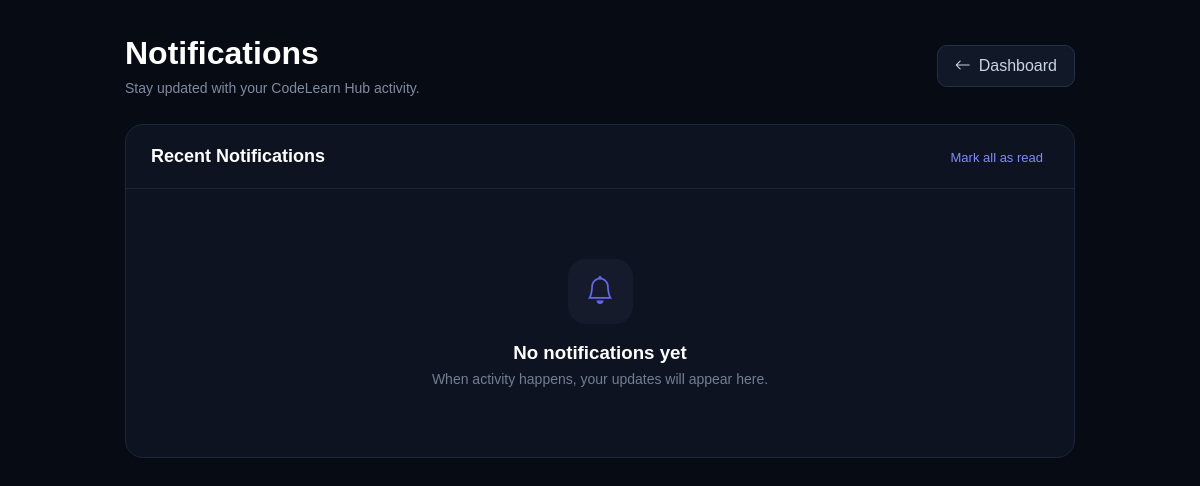
Before: /notifications/ (signed in) with the older database file.
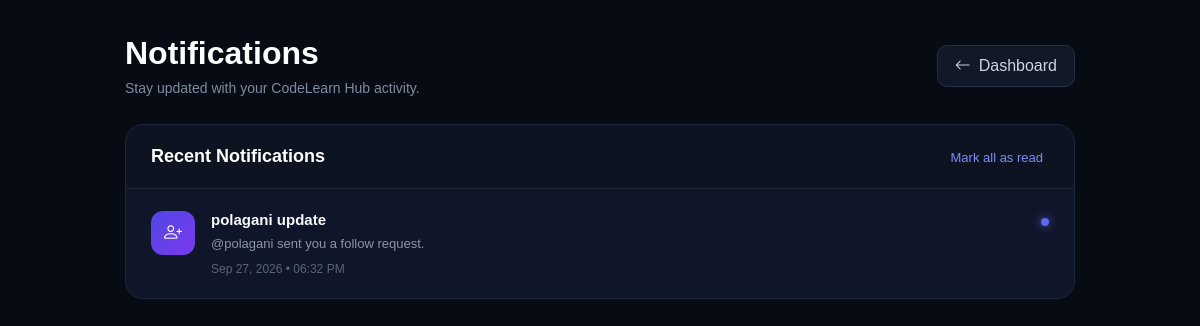
After: the same page with the newer database file.
### blog/models.py (models this page shows, shortened)
class Notification(models.Model):
    NOTIFICATION_TYPES = [
        ("FOLLOW_REQUEST", "Follow Request"),
        ("FOLLOW_ACCEPTED", "Follow Accepted"),
        ("FOLLOW_REJECTED", "Follow Rejected"),
        ("FOLLOW_BACK", "Follow Back"),
    ]
    recipient = models.ForeignKey(
        User,
        on_delete=models.CASCADE,
        related_name="notifications"
    )
    sender = models.ForeignKey(
        User,
        on_delete=models.CASCADE,
        related_name="sent_notifications"
    )
    notification_type = models.CharField(
        max_length=30,
        choices=NOTIFICATION_TYPES
    )
    message = models.CharField(
        max_length=255
    )
    is_read = models.BooleanField(
        default=False
    )
    created_at = models.DateTimeField(
        auto_now_add=True
    )
    class Meta:
        ordering = ["-created_at"]

### blog/views.py (the view)
@login_required
def notifications(request):
    notifications = Notification.objects.filter(
        recipient=request.user
    ).select_related(
        'sender'
    ).order_by('-created_at')
    if request.method == 'POST' and request.POST.get('mark_all_read') == '1':
        notifications.filter(is_read=False).update(is_read=True)
        return redirect('blog:notifications')
    return render(
        request,
        'blog/notifications.html',
        {
            'notifications': notifications,
            'unread_count': notifications.filter(is_read=False).count(),
            'username': request.user.username,
        }
    )

### blog/context_processors.py (called while the page is built)
def site_name(request):
    return {
        "SITE_NAME": settings.SITE_NAME
    }

def unread_message_count(request):
    if not request.user.is_authenticated:
        return {
            "UNREAD_MESSAGE_COUNT": 0
        }
    count = Message.objects.filter(
        Q(conversation__project_owner=request.user) |
        Q(conversation__participant=request.user),
        is_read=False
    ).exclude(
        sender=request.user
    ).count()
    return {
        "UNREAD_MESSAGE_COUNT": count
    }

### templates/blog/notifications.html (shortened to what this page needs)
{% load static %}
<!DOCTYPE html>
<html lang="en">
<head>
    <link rel="stylesheet" href="https://cdn.jsdelivr.net/npm/bootstrap-icons@1.11.3/font/bootstrap-icons.min.css">
</head>
<body>
<div class="page">
    <div class="container">
        <div class="header">
            <div class="title-area">
                <h1>Notifications</h1>
                <p>Stay updated with your CodeLearn Hub activity.</p>
            </div>
            <a href="{% url 'blog:dashboard' %}" class="back-btn"><i class="bi bi-arrow-left"></i>Dashboard</a>
        </div>
        <div class="notification-card">
            <div class="card-header">
                <h2>Recent Notifications</h2>
                <form method="post" action="{% url 'blog:notifications' %}">
                    <button type="submit" class="mark-read">Mark all as read</button>
                </form>
            </div>
            {% if notifications %}
                {% for notification in notifications %}
                    <div class="notification {% if not notification.is_read %}unread{% endif %}">
                        <div class="notification-icon">
                            {% if notification.notification_type == 'FOLLOW_REQUEST' %}
                                <i class="bi bi-person-plus"></i>
                            {% elif notification.notification_type == 'FOLLOW_ACCEPTED' %}
                                <i class="bi bi-person-check"></i>
                            {% elif notification.notification_type == 'FOLLOW_REJECTED' %}
                                <i class="bi bi-person-x"></i>
                            {% else %}
                                <i class="bi bi-bell"></i>
                            {% endif %}
                        </div>
                        <div class="notification-content">
                            <h3>{{ notification.sender.username }} update</h3>
                            <p>{{ notification.message }}</p>
                            <div class="notification-time">{{ notification.created_at|date:"M d, Y • h:i A" }}</div>
                        </div>
                        {% if not notification.is_read %}<div class="unread-dot"></div>{% endif %}
                    </div>
                {% endfor %}
            {% else %}
                <div class="empty-state">
                    <div class="empty-icon"><i class="bi bi-bell"></i></div>
                    <h3>No notifications yet</h3>
                    <p>When activity happens, your updates will appear here.</p>
                </div>
            {% endif %}
        </div>
    </div>
</div>
</body>
</html>

Changed rows visible on the page:
added Notification: notification_type "FOLLOW_REQUEST" (drawn), sender.username "polagani", message "@polagani sent you a follow request.", created_at "Sep 27, 2026 • 06:32 PM", is_read False (drawn)
Other visible differences:
text no longer shown: "No notifications yet When activity happens, your updates will appear here."
